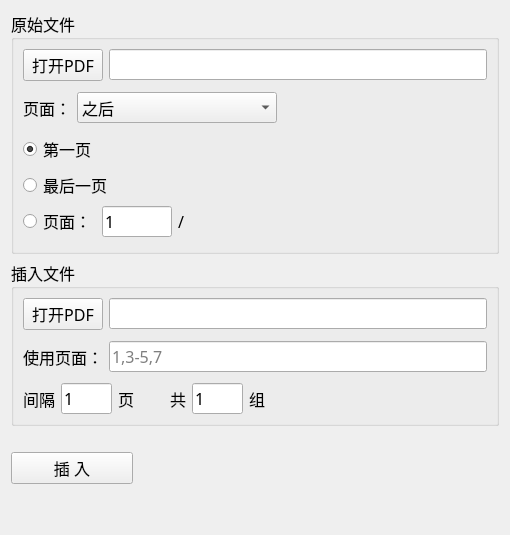
      <widget class="QWidget" name="page_3">
       <layout class="QVBoxLayout" name="verticalLayout_12">
        <item>
         <widget class="QGroupBox" name="groupBox_8">
          <property name="font">
           <font>
            <family>MiSans</family>
            <pointsize>12</pointsize>
           </font>
          </property>
          <property name="title">
           <string>原始文件</string>
          </property>
          <layout class="QVBoxLayout" name="verticalLayout_11">
           <item>
            <layout class="QHBoxLayout" name="horizontalLayout_21">
             <item>
              <widget class="QPushButton" name="btn_insert">
               <property name="font">
                <font>
                 <family>MiSans</family>
                 <pointsize>12</pointsize>
                </font>
               </property>
               <property name="text">
                <string>打开PDF</string>
               </property>
              </widget>
             </item>
             <item>
              <widget class="MyLineEdit" name="lineEdit_insert">
               <property name="font">
                <font>
                 <family>MiSans</family>
                 <pointsize>12</pointsize>
                </font>
               </property>
              </widget>
             </item>
            </layout>
           </item>
           <item>
            <spacer name="verticalSpacer_19">
             <property name="orientation">
              <enum>Qt::Vertical</enum>
             </property>
             <property name="sizeType">
              <enum>QSizePolicy::Fixed</enum>
             </property>
             <property name="sizeHint" stdset="0">
              <size>
               <width>20</width>
               <height>5</height>
              </size>
             </property>
            </spacer>
           </item>
           <item>
            <layout class="QHBoxLayout" name="horizontalLayout_24" stretch="0,7,0">
             <item>
              <widget class="QLabel" name="label_17">
               <property name="maximumSize">
                <size>
                 <width>65</width>
                 <height>16777215</height>
                </size>
               </property>
               <property name="font">
                <font>
                 <family>MiSans</family>
                 <pointsize>12</pointsize>
                </font>
               </property>
               <property name="text">
                <string>页面：</string>
               </property>
              </widget>
             </item>
             <item>
              <widget class="QComboBox" name="insert_com">
               <property name="maximumSize">
                <size>
                 <width>200</width>
                 <height>16777215</height>
                </size>
               </property>
               <property name="font">
                <font>
                 <family>MiSans</family>
                 <pointsize>12</pointsize>
                </font>
               </property>
               <item>
                <property name="text">
                 <string>之后</string>
                </property>
               </item>
               <item>
                <property name="text">
                 <string>之前</string>
                </property>
               </item>
              </widget>
             </item>
             <item>
              <spacer name="horizontalSpacer_15">
               <property name="orientation">
                <enum>Qt::Horizontal</enum>
               </property>
               <property name="sizeHint" stdset="0">
                <size>
                 <width>40</width>
                 <height>20</height>
                </size>
               </property>
              </spacer>
             </item>
            </layout>
           </item>
           <item>
            <spacer name="verticalSpacer_25">
             <property name="orientation">
              <enum>Qt::Vertical</enum>
             </property>
             <property name="sizeType">
              <enum>QSizePolicy::Fixed</enum>
             </property>
             <property name="sizeHint" stdset="0">
              <size>
               <width>20</width>
               <height>5</height>
              </size>
             </property>
            </spacer>
           </item>
           <item>
            <widget class="QRadioButton" name="r_btn_first">
             <property name="font">
              <font>
               <family>MiSans</family>
               <pointsize>12</pointsize>
              </font>
             </property>
             <property name="text">
              <string>第一页</string>
             </property>
             <property name="checked">
              <bool>true</bool>
             </property>
            </widget>
           </item>
           <item>
            <widget class="QRadioButton" name="r_btn_second">
             <property name="font">
              <font>
               <family>MiSans</family>
               <pointsize>12</pointsize>
              </font>
             </property>
             <property name="text">
              <string>最后一页</string>
             </property>
            </widget>
           </item>
           <item>
            <layout class="QHBoxLayout" name="horizontalLayout_25" stretch="1,1,0,1,10">
             <item>
              <widget class="QRadioButton" name="r_btn_page">
               <property name="font">
                <font>
                 <family>MiSans</family>
                 <pointsize>12</pointsize>
                </font>
               </property>
               <property name="text">
                <string>页面：</string>
               </property>
              </widget>
             </item>
             <item>
              <widget class="QLineEdit" name="insert_pos">
               <property name="minimumSize">
                <size>
                 <width>70</width>
                 <height>0</height>
                </size>
               </property>
               <property name="maximumSize">
                <size>
                 <width>70</width>
                 <height>16777215</height>
                </size>
               </property>
               <property name="font">
                <font>
                 <family>MiSans</family>
                 <pointsize>12</pointsize>
                </font>
               </property>
               <property name="text">
                <string>1</string>
               </property>
              </widget>
             </item>
             <item>
              <widget class="QLabel" name="label_18">
               <property name="font">
                <font>
                 <family>MiSans</family>
                 <pointsize>12</pointsize>
                </font>
               </property>
               <property name="text">
                <string>/</string>
               </property>
              </widget>
             </item>
             <item>
              <widget class="QLabel" name="insert_max_page">
               <property name="font">
                <font>
                 <family>MiSans</family>
                 <pointsize>12</pointsize>
                </font>
               </property>
               <property name="text">
                <string/>
               </property>
              </widget>
             </item>
             <item>
              <spacer name="horizontalSpacer_14">
               <property name="orientation">
                <enum>Qt::Horizontal</enum>
               </property>
               <property name="sizeHint" stdset="0">
                <size>
                 <width>40</width>
                 <height>20</height>
                </size>
               </property>
              </spacer>
             </item>
            </layout>
           </item>
           <item>
            <spacer name="verticalSpacer_20">
             <property name="orientation">
              <enum>Qt::Vertical</enum>
             </property>
             <property name="sizeType">
              <enum>QSizePolicy::Fixed</enum>
             </property>
             <property name="sizeHint" stdset="0">
              <size>
               <width>20</width>
               <height>5</height>
              </size>
             </property>
            </spacer>
           </item>
          </layout>
         </widget>
        </item>
        <item>
         <widget class="QGroupBox" name="groupBox_9">
          <property name="font">
           <font>
            <family>MiSans</family>
            <pointsize>12</pointsize>
           </font>
          </property>
          <property name="title">
           <string>插入文件</string>
          </property>
          <layout class="QVBoxLayout" name="verticalLayout_10">
           <item>
            <layout class="QHBoxLayout" name="horizontalLayout_22">
             <item>
              <widget class="QPushButton" name="btn_insert_page">
               <property name="font">
                <font>
                 <family>MiSans</family>
                 <pointsize>12</pointsize>
                </font>
               </property>
               <property name="text">
                <string>打开PDF</string>
               </property>
              </widget>
             </item>
             <item>
              <widget class="MyLineEdit" name="lineEdit_insert_page">
               <property name="font">
                <font>
                 <family>MiSans</family>
                 <pointsize>12</pointsize>
                </font>
               </property>
              </widget>
             </item>
            </layout>
           </item>
           <item>
            <spacer name="verticalSpacer_23">
             <property name="orientation">
              <enum>Qt::Vertical</enum>
             </property>
             <property name="sizeType">
              <enum>QSizePolicy::Fixed</enum>
             </property>
             <property name="sizeHint" stdset="0">
              <size>
               <width>20</width>
               <height>5</height>
              </size>
             </property>
            </spacer>
           </item>
           <item>
            <layout class="QHBoxLayout" name="horizontalLayout_23">
             <item>
              <widget class="QLabel" name="label_16">
               <property name="font">
                <font>
                 <family>MiSans</family>
                 <pointsize>12</pointsize>
                </font>
               </property>
               <property name="text">
                <string>使用页面：</string>
               </property>
              </widget>
             </item>
             <item>
              <widget class="QLineEdit" name="insert_page">
               <property name="font">
                <font>
                 <family>MiSans</family>
                 <pointsize>12</pointsize>
                </font>
               </property>
               <property name="placeholderText">
                <string>1,3-5,7</string>
               </property>
              </widget>
             </item>
            </layout>
           </item>
           <item>
            <spacer name="verticalSpacer_24">
             <property name="orientation">
              <enum>Qt::Vertical</enum>
             </property>
             <property name="sizeType">
              <enum>QSizePolicy::Fixed</enum>
             </property>
             <property name="sizeHint" stdset="0">
              <size>
               <width>20</width>
               <height>5</height>
              </size>
             </property>
            </spacer>
           </item>
           <item>
            <layout class="QHBoxLayout" name="horizontalLayout_74" stretch="1,1,0,1,1,1,50,0">
             <item>
              <widget class="QLabel" name="label_65">
               <property name="font">
                <font>
                 <family>MiSans</family>
                 <pointsize>12</pointsize>
                </font>
               </property>
               <property name="text">
                <string>间隔</string>
               </property>
              </widget>
             </item>
             <item>
              <widget class="QLineEdit" name="insert_interval">
               <property name="font">
                <font>
                 <family>MiSans</family>
                 <pointsize>12</pointsize>
                </font>
               </property>
               <property name="text">
                <string>1</string>
               </property>
              </widget>
             </item>
             <item>
              <widget class="QLabel" name="label_66">
               <property name="font">
                <font>
                 <family>MiSans</family>
                 <pointsize>12</pointsize>
                </font>
               </property>
               <property name="text">
                <string>页</string>
               </property>
              </widget>
             </item>
             <item>
              <spacer name="horizontalSpacer_55">
               <property name="orientation">
                <enum>Qt::Horizontal</enum>
               </property>
               <property name="sizeType">
                <enum>QSizePolicy::Fixed</enum>
               </property>
               <property name="sizeHint" stdset="0">
                <size>
                 <width>30</width>
                 <height>20</height>
                </size>
               </property>
              </spacer>
             </item>
             <item>
              <widget class="QLabel" name="label_67">
               <property name="font">
                <font>
                 <family>MiSans</family>
                 <pointsize>12</pointsize>
                </font>
               </property>
               <property name="text">
                <string>共</string>
               </property>
              </widget>
             </item>
             <item>
              <widget class="QLineEdit" name="insert_group">
               <property name="font">
                <font>
                 <family>MiSans</family>
                 <pointsize>12</pointsize>
                </font>
               </property>
               <property name="text">
                <string>1</string>
               </property>
              </widget>
             </item>
             <item>
              <widget class="QLabel" name="label_68">
               <property name="font">
                <font>
                 <family>MiSans</family>
                 <pointsize>12</pointsize>
                </font>
               </property>
               <property name="text">
                <string>组</string>
               </property>
              </widget>
             </item>
             <item>
              <spacer name="horizontalSpacer_56">
               <property name="orientation">
                <enum>Qt::Horizontal</enum>
               </property>
               <property name="sizeHint" stdset="0">
                <size>
                 <width>40</width>
                 <height>20</height>
                </size>
               </property>
              </spacer>
             </item>
            </layout>
           </item>
          </layout>
         </widget>
        </item>
        <item>
         <spacer name="verticalSpacer_22">
          <property name="orientation">
           <enum>Qt::Vertical</enum>
          </property>
          <property name="sizeType">
           <enum>QSizePolicy::Fixed</enum>
          </property>
          <property name="sizeHint" stdset="0">
           <size>
            <width>20</width>
            <height>20</height>
           </size>
          </property>
         </spacer>
        </item>
        <item>
         <layout class="QHBoxLayout" name="horizontalLayout_26" stretch="1,3">
          <item>
           <widget class="QPushButton" name="btn_run_insert">
            <property name="minimumSize">
             <size>
              <width>0</width>
              <height>0</height>
             </size>
            </property>
            <property name="font">
             <font>
              <family>MiSans</family>
              <pointsize>12</pointsize>
             </font>
            </property>
            <property name="text">
             <string>插 入</string>
            </property>
           </widget>
          </item>
          <item>
           <spacer name="horizontalSpacer_16">
            <property name="orientation">
             <enum>Qt::Horizontal</enum>
            </property>
            <property name="sizeHint" stdset="0">
             <size>
              <width>40</width>
              <height>20</height>
             </size>
            </property>
           </spacer>
          </item>
         </layout>
        </item>
        <item>
         <spacer name="verticalSpacer_21">
          <property name="orientation">
           <enum>Qt::Vertical</enum>
          </property>
          <property name="sizeHint" stdset="0">
           <size>
            <width>20</width>
            <height>40</height>
           </size>
          </property>
         </spacer>
        </item>
       </layout>
      </widget>
